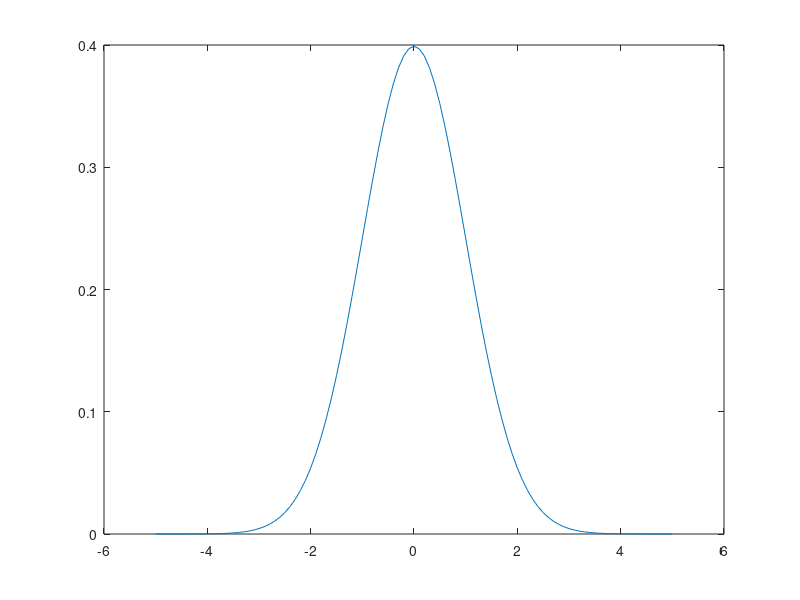

The MATLAB script that drew this image: (Note: this script raises an error after producing the figure.)
%% PHYSICS 434 - APPLICATION OF COMPUTERS TO PHYSICAL MEASUREMENT 
% LAB 1 
% DUE: 10/13/19
% AVI SOVAL 

%% SECTION I - A LITTLE STATISTICS 

    % Integrate the standard normal distribution with various sigma values
    % and check that the resultant probabilities match the z-table entries.
    
%creating standard normal distribution with mu = 0, stddev = 1

x = [-5:.1:5]; 
y = normpdf(x,0,1); 

figure(1)
plot(x,y)

p1 = normcdf(1); 
p2 = normcdf(2); 
p3 = normcdf(3); 
p4 = normcdf(-1); 
p5 = normcdf(-2); 
p6 = normcdf(-3); 

pVal = [p6 p5 p4 p1 p2 p3]; %integrated values for the standard normal distribution 

zVal = [0.0013 0.0228 .1587 .8413 .9772 .9987]; %z table values for sigma = -3, -2, -1, 1, 2, 3

disp(pVal); 
disp(zVal); 

%As we can see, the integrated values for the standard normal distribution
%match the tabulated z-values

    % Make both the analytic pdf() and a realization of 100k samples using
    % an Exponential Distribution 
    
d = random('Exponential',10,[1,100000]); 
exp = makedist('Exponential','mu',10); 
histogram(d,100,'DisplayStyle',"stairs",'Linewidth',1);
xlim([-1 45]); 

% With a chosen value for the hypothetical measurement = 7.5, our question
% becomes: Given this exponential distribution, what is the probability
% that our signal-free background data has produced a signal that is
% equally or more signal-like than our observed 7.5? 

sig1 = cdf(exp,7.5,'upper'); 
%Probability result
disp(sig1)
ans = norminv(sig1);
%Probability to sigma
disp(ans)

%% SECTION II - NON-CONTINUOUS DISTRIBUTIONS 

x = 0:100; 
bin = binopdf(x,100,0.5); 
figure(2)
plot(x,bin,'*')
bin2 = binopdf(x,100,0.7);
figure(3)
plot(x,bin2,'+'); 
bin3 = binopdf(x,100,0.2); 
figure(4)
plot(x,bin3,'o'); 

%Here, each binomial probability distribution has a different probability
%of each event occuring or not - 50%, 70%, and 20%. This changes the center
%of the binomial distribution, and a lower event probability means the
%graphs will taper off more quickly as there is a lower probability of
%other events occuring or not. 

%Say there are 500 lightbulbs in a hotel that are due for maintenance. An
%electrician begins checking which bulbs to replace, knowing that for any
%given bulb, there is a 15% chance that it needs to be replaced. What is
%the probabilty that he will need to replace 100 bulbs? 

x = 0:500; 
bulbs = binopdf(x,500,0.15);
lights = makedist('Binomial',500,0.15);
figure(5)
plot(x,bulbs);
%Probability
sig = cdf(lights,100,'upper');
disp(sig)
%Probability to sigma
ans1 = norminv(sig);
disp(ans1)

%It makes sense that the mean of a binomial distribution can be
%non-discrete, as averaging a set of integers can yield a non-integer
%value. 